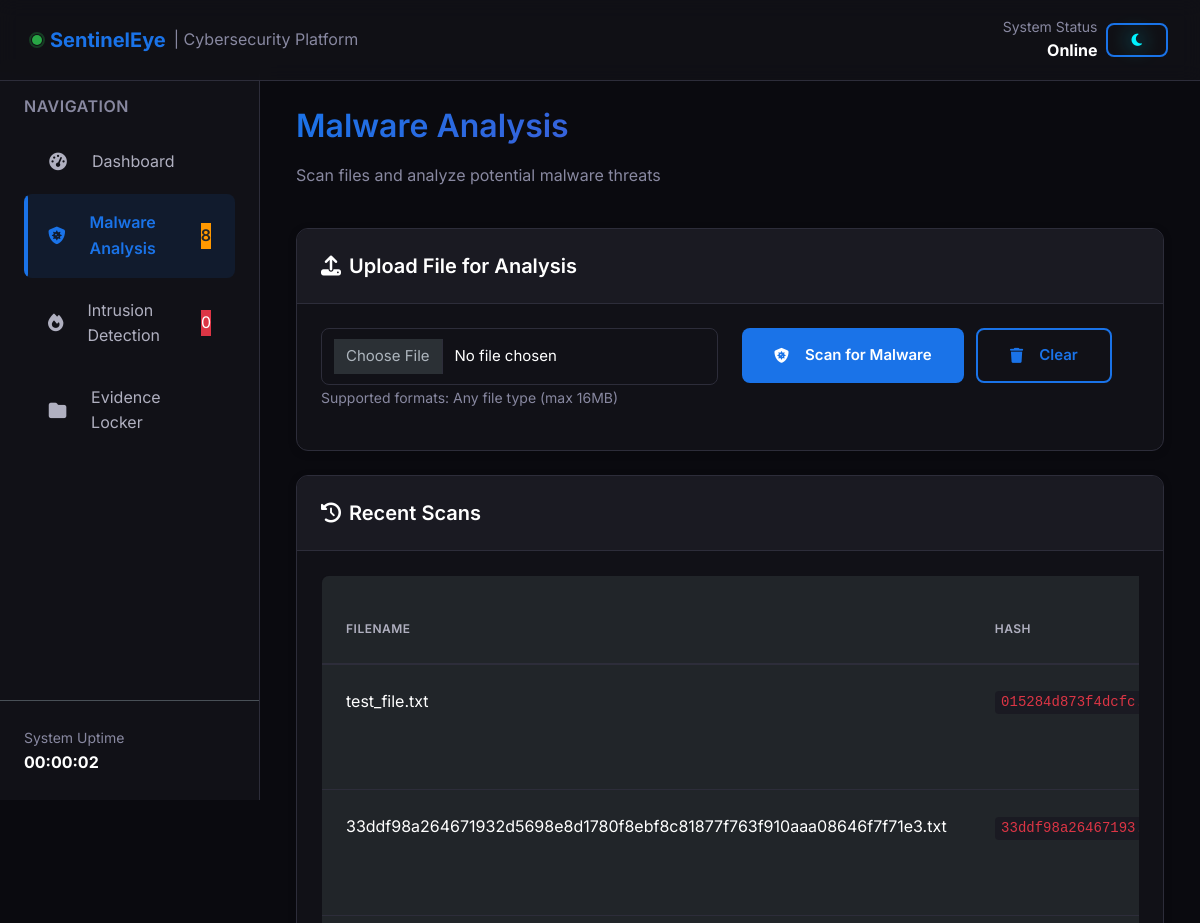
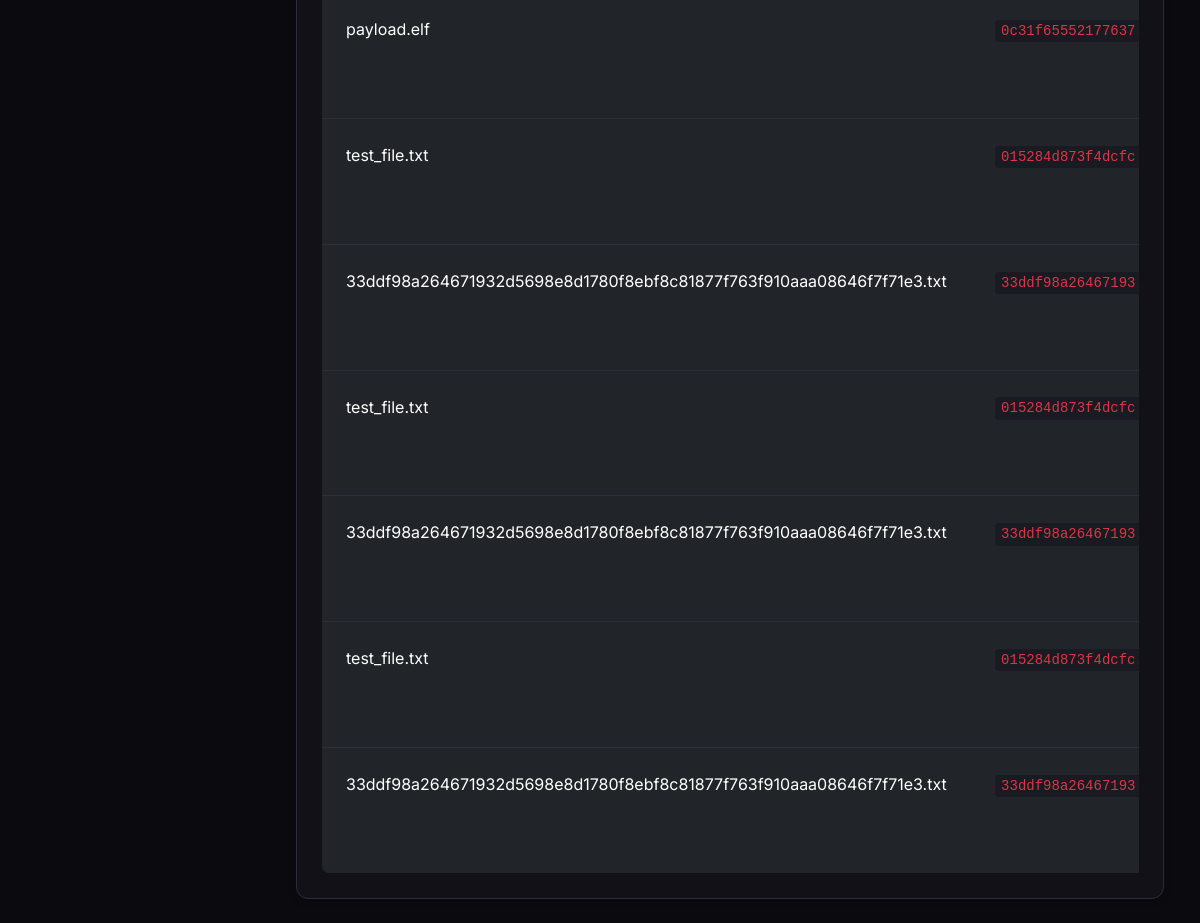
/malware, run on the app's committed database (2 pictures, top to bottom).
### tables this page shows
CREATE TABLE scanned_files (
        id INTEGER PRIMARY KEY AUTOINCREMENT,
        filename TEXT NOT NULL,
        file_hash TEXT,
        file_size INTEGER,
        scan_result TEXT,
        timestamp DATETIME DEFAULT CURRENT_TIMESTAMP
    );

### main.py (the view)
@app.route('/malware')
def malware_dashboard():
    conn = sqlite3.connect(app.config['DATABASE'])
    cursor = conn.cursor()
    cursor.execute("SELECT * FROM scanned_files ORDER BY timestamp DESC LIMIT 20")
    files = cursor.fetchall()
    conn.close()
    file_data = []
    for f in files:
        try:
            result = json.loads(f[4]) if f[4] else {}
        except:
            result = {}
        file_data.append({
            'id': f[0],
            'filename': f[1],
            'hash': f[2],
            'size': f[3],
            'result': result,
            'timestamp': f[5]
        })
    return render_template('malware.html',
                         files=file_data,
                         active_page='malware')

### main.py (called while the page is built, shortened)
def detect_flask_ddos(client_ip):
    try:
        current_time = time.time()
        request_tracker[client_ip].append(current_time)
        request_tracker[client_ip] = [
            t for t in request_tracker[client_ip]
            if current_time - t < REQUEST_WINDOW
        ]
        request_count = len(request_tracker[client_ip])
        return False  # No attack detected
    except Exception as e:
        print(f"[ERROR] DDoS detection failed: {e}")
        return False

@app.before_request
def before_request():
    try:
        skip_paths = ['/static/', '/api/health', '/favicon.ico']
        if any(request.path.startswith(path) for path in skip_paths):
            return
        client_ip = request.remote_addr
        detect_flask_ddos(client_ip)
    except Exception as e:
        print(f"[WARNING] DDoS middleware error: {e}")

### templates/malware.html (shortened to what this page needs)
{% extends "base.html" %}
{% block content %}
<div class="container-fluid">
    <div class="row mb-4">
        <div class="col-12">
            <h2 class="text-gradient">Malware Analysis</h2>
            <p class="text-muted">Scan files and analyze potential malware threats</p>
        </div>
    </div>
    <div class="row mb-4">
        <div class="col-12">
            <div class="dashboard-card">
                <div class="card-header">
                    <h5 class="card-title"><i class="fas fa-upload me-2"></i>Upload File for Analysis</h5>
                </div>
                <div class="card-body">
                    <div class="row">
                        <div class="col-md-6">
                            <div class="mb-3">
                                <input type="file" class="form-control" id="malwareFileInput">
                                <small class="text-muted">Supported formats: Any file type (max 16MB)</small>
                            </div>
                        </div>
                        <div class="col-md-6">
                            <button class="btn btn-cyber" onclick="scanMalwareFile()">
                                <i class="fas fa-shield-virus me-2"></i>Scan for Malware
                            </button>
                            <button class="btn btn-cyber-outline ms-2" onclick="clearResults()">
                                <i class="fas fa-trash me-2"></i>Clear
                            </button>
                        </div>
                    </div>
                </div>
            </div>
        </div>
    </div>
    <div class="row">
        <div class="col-12">
            <div class="dashboard-card">
                <div class="card-header">
                    <h5 class="card-title"><i class="fas fa-history me-2"></i>Recent Scans</h5>
                </div>
                <div class="card-body">
                    <div class="table-responsive">
                        <table class="table table-cyber">
                            <thead>
                                <tr>
                                    <th>Filename</th>
                                    <th>Hash</th>
                                </tr>
                            </thead>
                            <tbody id="scanResultsTable">
                                {% for file in files %}
                                <tr>
                                    <td>{{ file.filename }}</td>
                                    <td><code>{{ file.hash[:16] }}...</code></td>
                                </tr>
                                {% endfor %}
                            </tbody>
                        </table>
                    </div>
                </div>
            </div>
        </div>
    </div>
</div>
{% endblock %}

### templates/base.html (shortened to what this page needs)
<!DOCTYPE html>
<html lang="en" data-bs-theme="dark">
<head>
    <link href="https://cdn.jsdelivr.net/npm/bootstrap@5.3.0/dist/css/bootstrap.min.css" rel="stylesheet">
    <link rel="stylesheet" href="https://cdn.jsdelivr.net/npm/bootstrap-icons@1.10.0/font/bootstrap-icons.css">
    <link rel="stylesheet" href="https://cdnjs.cloudflare.com/ajax/libs/font-awesome/6.4.0/css/all.min.css">
    <link rel="stylesheet" href="{{ url_for('static', filename='css/style.css') }}">
</head>
<body>
    <nav class="status-bar">
        <div class="d-flex align-items-center">
            <span class="status-indicator" id="systemStatus"></span>
            <h5 class="mb-0 fw-bold" style="color: var(--cyber-primary);">SentinelEye</h5>
            <span class="text-muted ms-2 d-none d-md-inline">| Cybersecurity Platform</span>
        </div>
        <div class="d-flex align-items-center gap-2">
            <div class="text-end d-none d-md-block">
                <small class="text-muted d-block">System Status</small>
                <span class="fw-bold" id="vtStatus">Online</span>
            </div>
            <button class="btn btn-sm btn-cyber-outline" id="themeToggle">
                <i class="fas fa-moon" id="themeIcon"></i>
            </button>
        </div>
    </nav>
    <div class="sidebar" id="sidebar">
        <div class="p-4">
            <h6 class="text-muted mb-3">NAVIGATION</h6>
            <div class="nav flex-column">
                <a href="{{ url_for('dashboard') }}" class="nav-link {{ 'active' if active_page == 'dashboard' else '' }}">
                    <i class="fas fa-tachometer-alt nav-icon me-2"></i>
                    Dashboard
                </a>
                <a href="{{ url_for('malware_dashboard') }}" class="nav-link {{ 'active' if active_page == 'malware' else '' }}">
                    <i class="fas fa-shield-virus nav-icon me-2"></i>
                    Malware Analysis
                    <span class="badge-cyber-warning ms-auto" id="malwareAlertCount">0</span>
                </a>
                <a href="{{ url_for('intrusion_dashboard') }}" class="nav-link {{ 'active' if active_page == 'intrusion' else '' }}">
                    <i class="fas fa-fire nav-icon me-2"></i>
                    Intrusion Detection
                    <span class="badge-cyber-danger ms-auto" id="intrusionAlertCount">0</span>
                </a>
                <a href="{{ url_for('evidence_browser') }}" class="nav-link {{ 'active' if active_page == 'evidence' else '' }}">
                    <i class="fas fa-folder nav-icon me-2"></i>
                    Evidence Locker
                </a>
            </div>
        </div>
        <div class="p-4 mt-auto border-top border-cyber">
            <small class="text-muted">System Uptime</small>
            <div class="fw-bold" id="uptimeCounter">00:00:00</div>
        </div>
    </div>
    <main class="main-content" id="mainContent">
        {% block content %}{% endblock %}
    </main>
</body>
</html>

### data on the page
scanned_files: filename "test_file.txt", file_hash "015284d873f4dcfc"
scanned_files: filename "33ddf98a264671932d5698e8d1780f8ebf8c81877f763f910aaa08646f7f71e3.txt", file_hash "33ddf98a26467193"
scanned_files: filename "payload.elf", file_hash "0c31f65552177637"
scanned_files: filename "test_file.txt", file_hash "015284d873f4dcfc"
scanned_files: filename "33ddf98a264671932d5698e8d1780f8ebf8c81877f763f910aaa08646f7f71e3.txt", file_hash "33ddf98a26467193"
scanned_files: filename "test_file.txt", file_hash "015284d873f4dcfc"
scanned_files: filename "33ddf98a264671932d5698e8d1780f8ebf8c81877f763f910aaa08646f7f71e3.txt", file_hash "33ddf98a26467193"
scanned_files: filename "test_file.txt", file_hash "015284d873f4dcfc"
scanned_files: filename "33ddf98a264671932d5698e8d1780f8ebf8c81877f763f910aaa08646f7f71e3.txt", file_hash "33ddf98a26467193"
